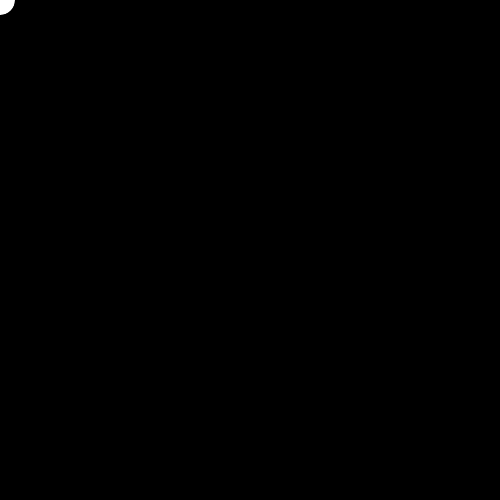
Frame 1 (no input)
Frame 60 (the mouse pressed at the canvas centre just before this capture): identical to frame 1, image omitted
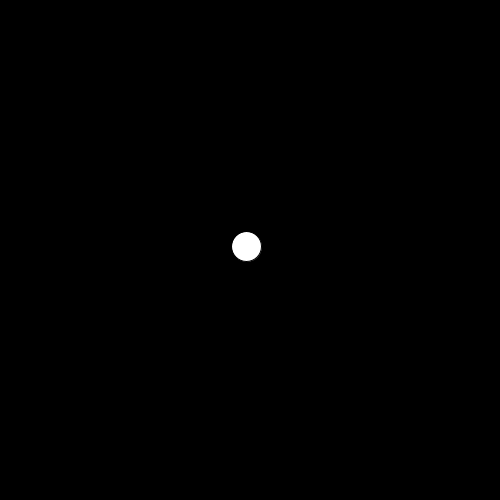
Frame 120 (the mouse held since frame 60 and released just before this capture)

The Processing sketch that drew these frames (run headless with seeded random() and noise(); from frame 60 on, the mouse is pressed at the canvas centre):

// Processing sketch: processing_105061
// ── processing_105061.pde

float x,y;
float targetX, targetY;

void setup(){
  size(500,500);
  background(0);
}

void draw(){

  background(0);
  
  
  targetX = mouseX;
  targetY = mouseY;
  
  x += (targetX - x) * 0.07;
  y += (targetY - y) * 0.07;
 
  ellipse(x, y, 30, 30);
}
